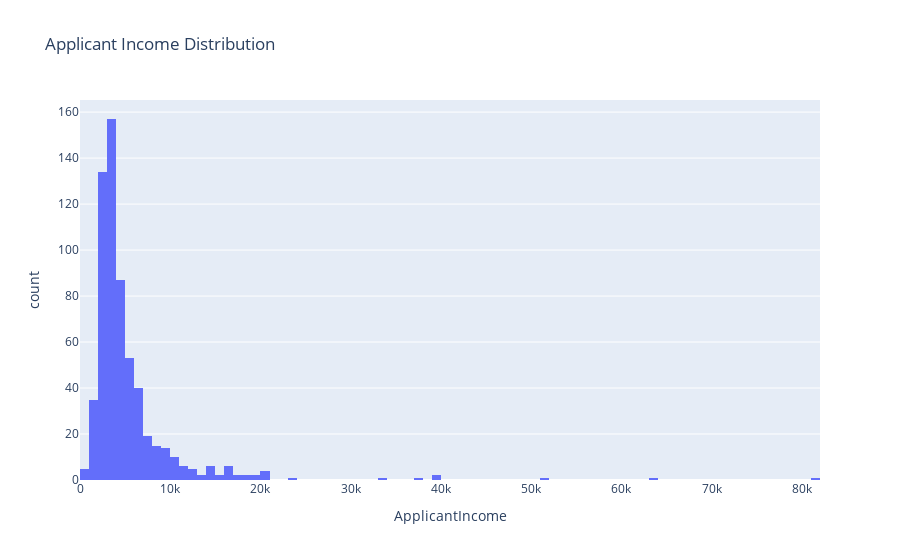

Write notebook code for a chart like this one.
### Code cell
fig_applicant_income = px.histogram(df, x='ApplicantIncome', 
                                    title='Applicant Income Distribution')
fig_applicant_income.show()

### Figure 1 — Plotly figure (JSON) as saved in the notebook; plotly's stock layout.template omitted (floating-point values rounded to 4 significant figures; data arrays with more than 128 entries replaced by an {"elided": "..."} marker saying what was removed)
{"data": [{"bingroup": "x", "hovertemplate": "ApplicantIncome=%{x}<br>count=%{y}<extra></extra>", "legendgroup": "", "marker": {"color": "#636efa", "pattern": {"shape": ""}}, "name": "", "orientation": "v", "showlegend": false, "type": "histogram", "x": {"elided": "614 int values"}, "xaxis": "x", "yaxis": "y"}], "layout": {"barmode": "relative", "legend": {"tracegroupgap": 0}, "title": {"text": "Applicant Income Distribution"}, "xaxis": {"anchor": "y", "domain": [0, 1], "title": {"text": "ApplicantIncome"}}, "yaxis": {"anchor": "x", "domain": [0, 1], "title": {"text": "count"}}}}
